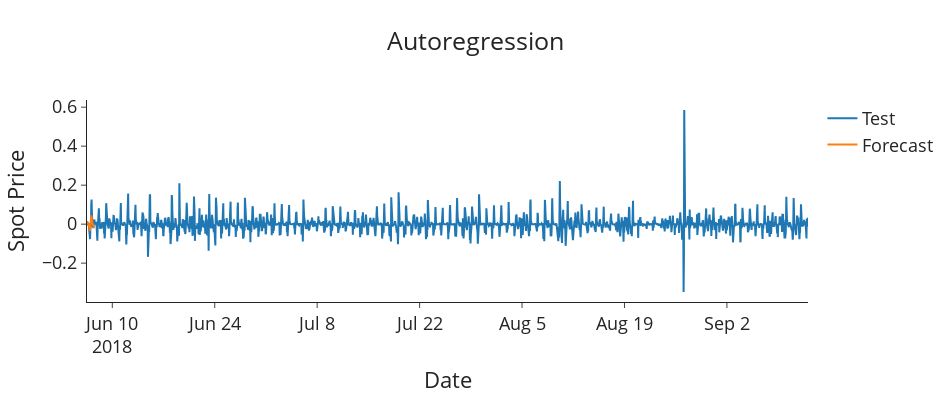

Here is the notebook cell this chart was saved with:
### Code cell
fig = go.Figure()
fig.add_trace(go.Scatter(x=test.index.to_timestamp(), y=test['price_stationary'], name='Test'))
fig.add_trace(go.Scatter(x=test.index.to_timestamp(), y=transformed_forecasts, name='Forecast'))
fig.update_layout(template='simple_white', font=dict(size=18), title_text='Autoregression', 
                    width=950, title_x=0.5, height=400, xaxis_title='Date', yaxis_title='Spot Price')
fig.show()

### Figure 1 — Plotly figure (JSON) as saved in the notebook; plotly's stock layout.template omitted (floating-point values rounded to 4 significant figures; data arrays with more than 128 entries replaced by an {"elided": "..."} marker saying what was removed)
{"data": [{"name": "Test", "type": "scatter", "x": {"elided": "2366 str values"}, "y": {"elided": "2366 float values"}}, {"name": "Forecast", "type": "scatter", "x": {"elided": "2366 str values"}, "y": [0.0007437, 0.0008203, 0.004244, 9.258e-05, 0.005373, -0.0002374, -0.009181, -0.01465, -0.03226, -0.02457, -0.03479, -0.01699, 0.00484, 0.02057, 0.04503, 0.03838, 0.02022, 0.007802, 0.001547, -0.001042, -0.007181, -0.0114, -0.009918, -0.002027]}], "layout": {"font": {"size": 18}, "height": 400, "title": {"text": "Autoregression", "x": 0.5}, "width": 950, "xaxis": {"title": {"text": "Date"}}, "yaxis": {"title": {"text": "Spot Price"}}}}
